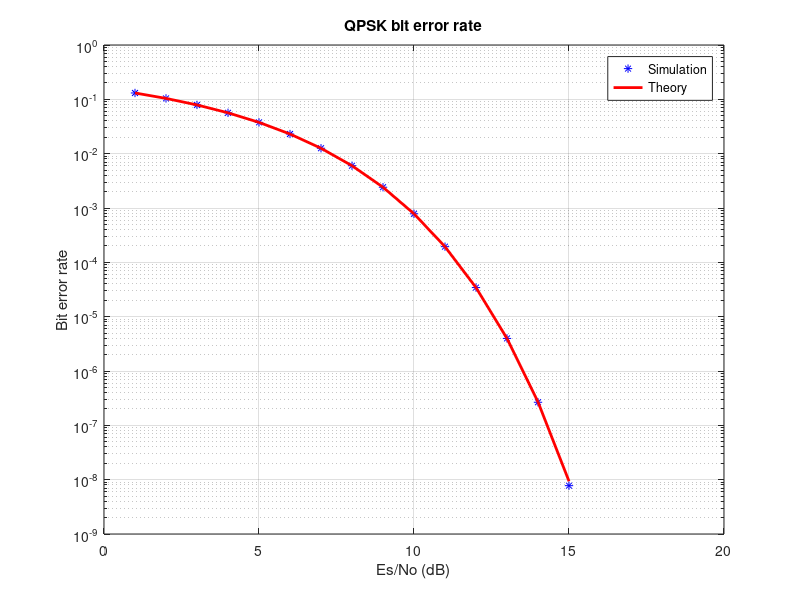

The MATLAB script that drew this image:
% number of symbols in simulation
Nsyms = 1e6;
% energy per symbol
Es = 1;
% energy per bit (2 bits/symbol for QPSK)
Eb = Es / 2;
% Eb/No values to simulate at, in dB
%EbNo_dB = 1:13;
EsNo_dB = 1:15;

% Eb/No values in linear scale
%EbNo_lin = 10.^(EbNo_dB / 10);
EsNo_lin = 10.^(EsNo_dB / 10);

% calculate theoretical bit error rate, functionally equivalent to:
EbNo_lin = EsNo_lin/2;
bit_err_theo = 0.5*erfc(sqrt(EbNo_lin));
figure;
bit_err = [118156988/902400008 93878403/902400008 71198673/902400008 50988080/902400008 33999806/902400008 20767165/902400008 11357509/902400008 5416650/902400008 2176534/902400008 706100/902400008 175424/902400008 30984/902400008 3588/902400008 240/902400008 7/902400008];
%semilogy(EbNo_dB, bit_err, 'b*', EbNo_dB, bit_err_theo, 'r', 'MarkerSize', 10, 'LineWidth', 2);
semilogy(EsNo_dB, bit_err, 'b*', EsNo_dB, bit_err_theo, 'r', 'MarkerSize', 10, 'LineWidth', 2);
%xlabel('Eb/No (dB)');
xlabel('Es/No (dB)');
ylabel('Bit error rate');
title('QPSK bit error rate');
legend('Simulation','Theory');
grid on;